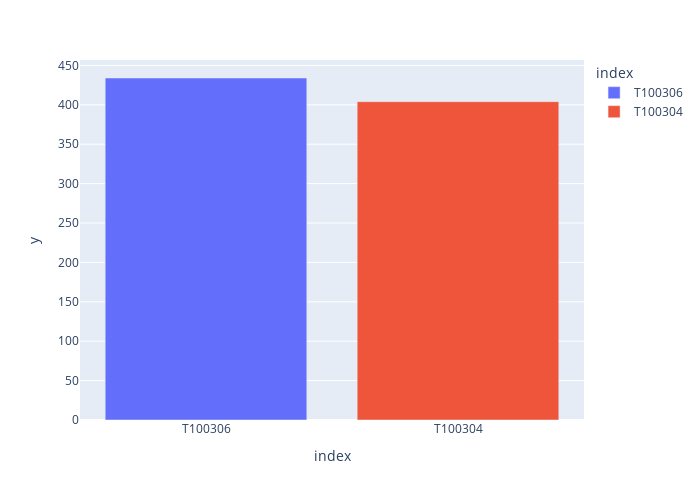

Notebook code for this chart:
### Markdown cell above
### 데이터 시각화

### Code cell
df = dataTO.LINE.value_counts()
fig = px.bar(df, x=df.index, y=df.values, color=df.index, width=700, height=500)
fig.show()

### Figure 1 — Plotly figure (JSON) as saved in the notebook; plotly's stock layout.template omitted (floating-point values rounded to 4 significant figures)
{"data": [{"alignmentgroup": "True", "hovertemplate": "index=%{x}<br>y=%{y}<extra></extra>", "legendgroup": "T100306", "marker": {"color": "#636efa", "pattern": {"shape": ""}}, "name": "T100306", "offsetgroup": "T100306", "orientation": "v", "showlegend": true, "textposition": "auto", "type": "bar", "x": ["T100306"], "xaxis": "x", "y": [434], "yaxis": "y"}, {"alignmentgroup": "True", "hovertemplate": "index=%{x}<br>y=%{y}<extra></extra>", "legendgroup": "T100304", "marker": {"color": "#EF553B", "pattern": {"shape": ""}}, "name": "T100304", "offsetgroup": "T100304", "orientation": "v", "showlegend": true, "textposition": "auto", "type": "bar", "x": ["T100304"], "xaxis": "x", "y": [404], "yaxis": "y"}], "layout": {"barmode": "relative", "height": 500, "legend": {"title": {"text": "index"}, "tracegroupgap": 0}, "margin": {"t": 60}, "width": 700, "xaxis": {"anchor": "y", "autorange": true, "categoryarray": ["T100306", "T100304"], "categoryorder": "array", "domain": [0, 1], "range": [-0.5, 1.5], "title": {"text": "index"}, "type": "category"}, "yaxis": {"anchor": "x", "autorange": true, "domain": [0, 1], "range": [0, 456.8], "title": {"text": "y"}, "type": "linear"}}}
